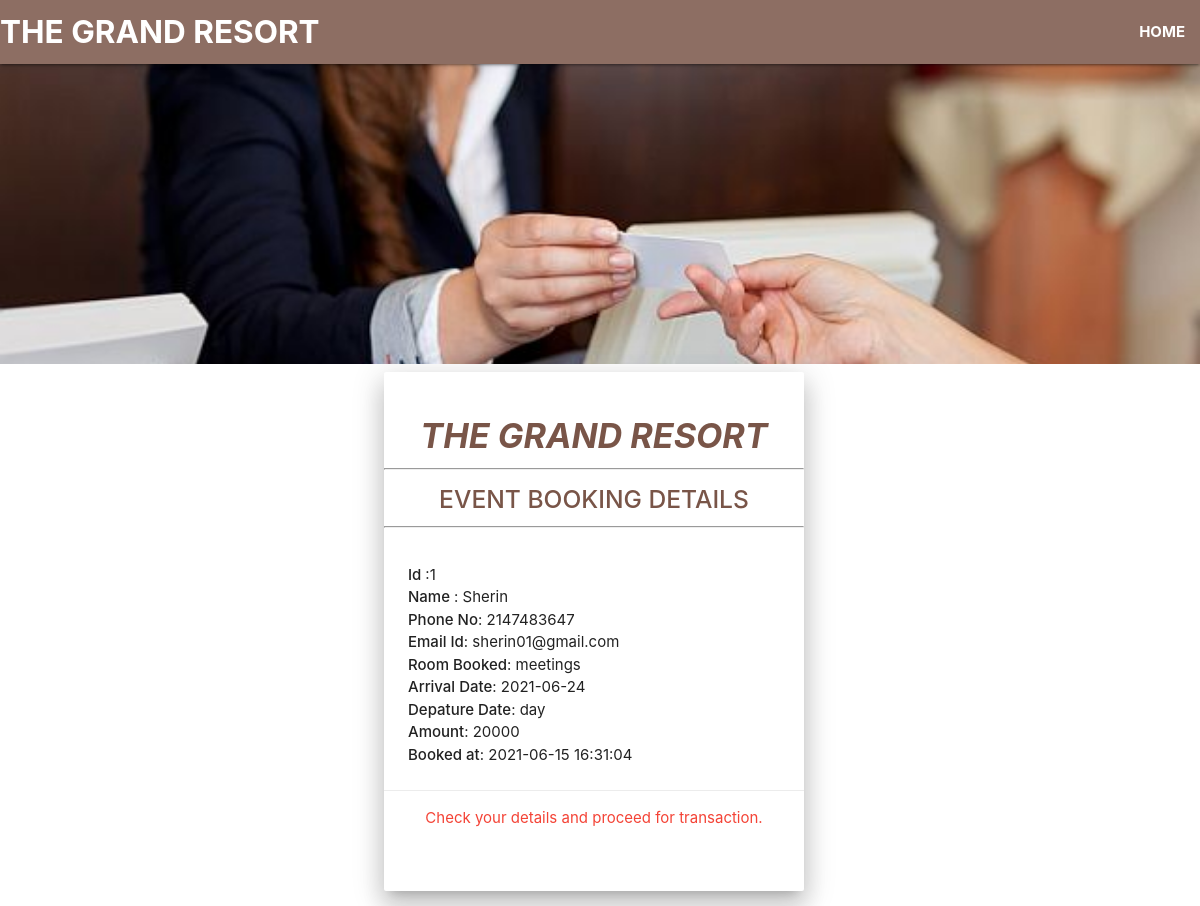
/eventpayment.php?user_id=1, run on the app's committed database.
### tables this page shows
CREATE TABLE `event` (
  `id` int(11) NOT NULL,
  `name` varchar(255) NOT NULL,
  `phone` int(11) NOT NULL,
  `email` varchar(255) NOT NULL,
  `eventname` varchar(255) NOT NULL,
  `date` date NOT NULL,
  `time` varchar(255) NOT NULL,
  `cost` int(11) NOT NULL,
  `booked_at` timestamp NOT NULL DEFAULT current_timestamp() ON UPDATE current_timestamp()
);

### eventpayment.php (the view, shortened to what this page needs)
<?php
include('config.php');
if (isset($_GET['user_id'])) {
    $id =  mysqli_real_escape_string($conn, $_GET["user_id"]);
    $sql = "SELECT * FROM event WHERE id=$id";
    $result = mysqli_query($conn, $sql);
    $user = mysqli_fetch_assoc($result);
}
?>
<!DOCTYPE html>
<html lang="en">
<head>
    <link rel="stylesheet" href="https://use.fontawesome.com/releases/v5.0.13/css/all.css">
    <link rel="stylesheet" href="https://cdnjs.cloudflare.com/ajax/libs/materialize/1.0.0/css/materialize.min.css">
    <link rel="stylesheet" href="css/payment.css">
</head>
<body>
<header>
        <nav class="nav-wrapper brown lighten-1">
            <a href="#" class="brand-logo "><b>THE GRAND RESORT</b></a>
            <ul class="right hide-on-med-and-down">
                <li>
                    <a href="home.php"><b>HOME</b></a>
                </li>
            </ul>
        </nav>
    </header>
    <div class="parallax-container">
        <div class="parallax">
            <img src="images/pay.jpg" class="responsive-img">
        </div>
    </div>
    <div class="card container center z-depth-4">
    <br>
        <div class="card-title">
            <h4 class="brown-text center"><i><b>THE GRAND RESORT</b></i></h4><hr>
            <h5 class="center brown-text"><strong>EVENT BOOKING DETAILS</strong></h5>
            <hr>
        </div>
        <div class="card-content center">
            <?php $rv=explode('-',$user['eventname']);?>
            <p class="container left-align"><strong>Id </strong>:<?php echo htmlspecialchars($user['id']);?>
                <br><strong>Name </strong>: <?php echo htmlspecialchars($user['name']); ?>
                <br><strong>Phone No</strong>: <?php echo htmlspecialchars($user['phone']); ?>
                <br><strong>Email Id</strong>: <?php echo htmlspecialchars($user['email']); ?>
                <br><strong>Room Booked</strong>: <?php echo $rv[0]; ?>
                <br><strong>Arrival Date</strong>: <?php echo htmlspecialchars($user['date']); ?>
                <br><strong>Depature Date</strong>: <?php echo htmlspecialchars($user['time']); ?>
                <br><strong>Amount</strong>: <?php echo $rv[1]; ?>
                <br><strong>Booked at</strong>: <?php echo htmlspecialchars($user['booked_at'] )?>
            </p>
        </div>
        <div class="card-action">
        <div class="red-text">Check your details and proceed for transaction.</div>
        <br>
        </div>
        <br>
    </div>
</body>
</html>

### css/payment.css (style rules this page uses)
.parallax-container { height: 300px !important; }
.card { margin-left: 32%; width: 35%; }

### data on the page
event: id "1", name "Sherin", phone "2147483647", email "sherin01@gmail.com", eventname "meetings", date "2021-06-24", time "day", eventname "20000", booked_at "2021-06-15 16:31:04"
